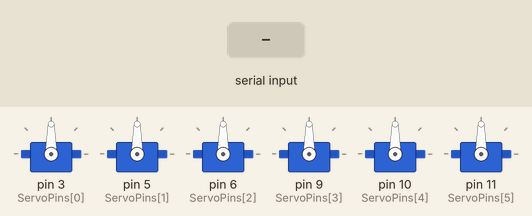
Simulated run of this sketch. Board: Arduino Uno, built with avr-gcc and run on an emulated ATmega328P. Parts: 6 × servo. The test bench sets the inputs (shaded band).

Above: at 1.2 s.
1.3 s: "90,45,200\n" received over Serial
At 2.0 s:
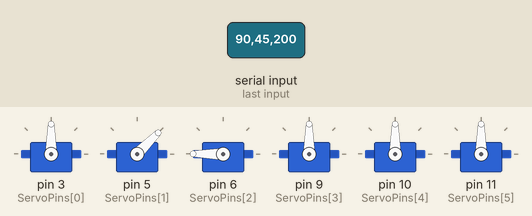
2.8 s: "30,150,10\n" received over Serial
At 3.2 s:
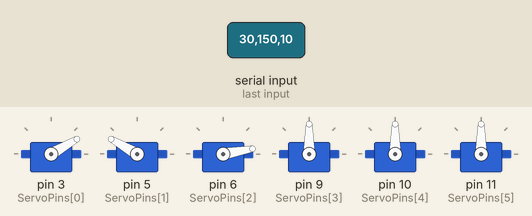
4.3 s: "90,45\n" received over Serial
At 5.4 s:
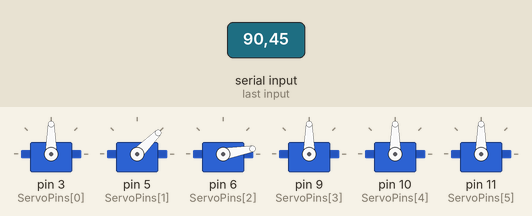
5.8 s: "5\n" received over Serial
At 6.4 s:
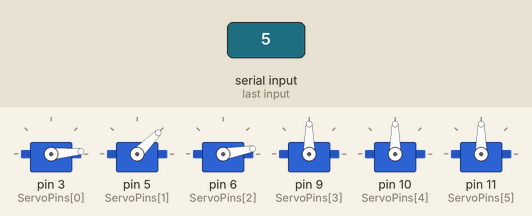
7.3 s: "200\n" received over Serial
At 7.6 s:
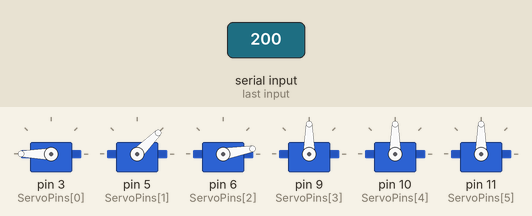
8.8 s: "1,90\n" received over Serial
At 9.9 s:
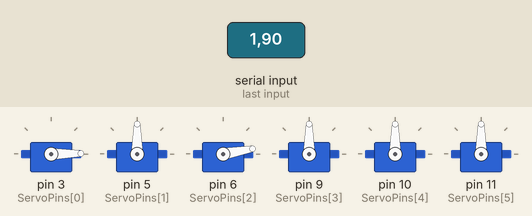
Timing chart, 0 to 11.3 s (numbered marks = the images above; inputs shaded):
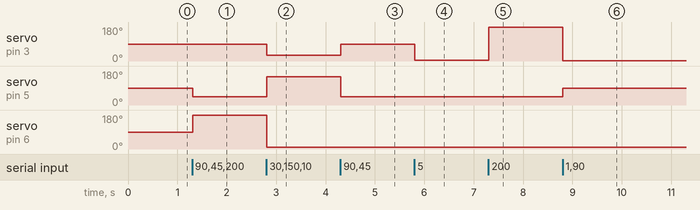

The sketch:

IK.ino
```cpp
#include <Servo.h>

int ServoPins[] = {3, 5, 6, 9, 10, 11};
Servo Servos[6];
String inputString = "";
int servoAngles[6];

void setup() {
  Serial.begin(9600);
  for (int i = 0; i < 6; i++) {
    Servos[i].attach(ServoPins[i]);
    servoAngles[i] = 90; // Default position
    Servos[i].write(servoAngles[i]);
  }
}

void loop() {
  if (Serial.available()) {
    char inChar = (char)Serial.read();
    if (inChar == '\n') {
      parseData();
    } else {
      inputString += inChar;
    }
  }
}

void parseData() {
  int index = 0;
  char *token = strtok((char *)inputString.c_str(), ",");
  while (token != NULL && index < 6) {
    servoAngles[index] = constrain(atoi(token), 0, 180);
    Servos[index].write(servoAngles[index]);
    token = strtok(NULL, ",");
    index++;
  }
  inputString = "";
}
```

Measured:
- after the input at 1.3 s, servo on pin 5 (ServoPins[1]): 90° → 45° at once; servo on pin 6 (ServoPins[2]): 90° → 180° at once
- after the input at 2.8 s, servo on pin 3 (ServoPins[0]): 90° → 30° at once; servo on pin 5 (ServoPins[1]): 45° → 150° at once; servo on pin 6 (ServoPins[2]): 180° → 10° at once
- after the input at 4.3 s, servo on pin 3 (ServoPins[0]): 30° → 90° at once; servo on pin 5 (ServoPins[1]): 150° → 45° at once
- after the input at 5.8 s, servo on pin 3 (ServoPins[0]): 90° → 5° at once
- after the input at 7.3 s, servo on pin 3 (ServoPins[0]): 5° → 180° at once
- after the input at 8.8 s, servo on pin 3 (ServoPins[0]): 180° → 1° at once; servo on pin 5 (ServoPins[1]): 45° → 90° at once
